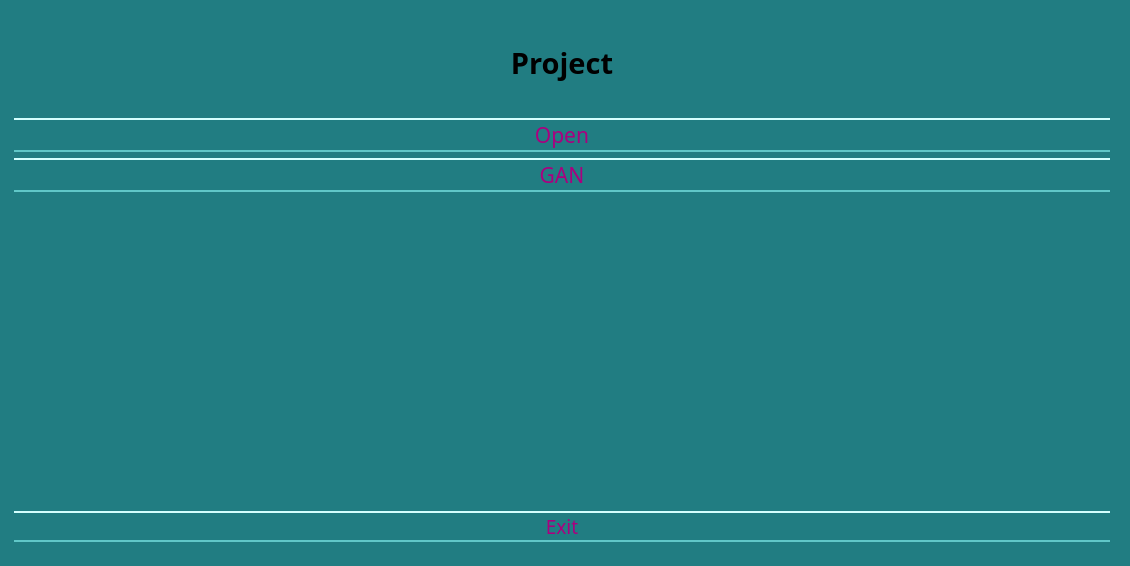
<?xml version="1.0" encoding="UTF-8"?>
<ui version="4.0">
 <class>MainWindow</class>
 <widget class="QMainWindow" name="MainWindow">
  <property name="geometry">
   <rect>
    <x>0</x>
    <y>0</y>
    <width>1130</width>
    <height>566</height>
   </rect>
  </property>
  <property name="palette">
   <palette>
    <active>
     <colorrole role="WindowText">
      <brush brushstyle="SolidPattern">
       <color alpha="255">
        <red>0</red>
        <green>0</green>
        <blue>0</blue>
       </color>
      </brush>
     </colorrole>
     <colorrole role="Button">
      <brush brushstyle="SolidPattern">
       <color alpha="255">
        <red>33</red>
        <green>125</green>
        <blue>130</blue>
       </color>
      </brush>
     </colorrole>
     <colorrole role="Light">
      <brush brushstyle="SolidPattern">
       <color alpha="255">
        <red>49</red>
        <green>188</green>
        <blue>195</blue>
       </color>
      </brush>
     </colorrole>
     <colorrole role="Midlight">
      <brush brushstyle="SolidPattern">
       <color alpha="255">
        <red>41</red>
        <green>156</green>
        <blue>162</blue>
       </color>
      </brush>
     </colorrole>
     <colorrole role="Dark">
      <brush brushstyle="SolidPattern">
       <color alpha="255">
        <red>16</red>
        <green>62</green>
        <blue>65</blue>
       </color>
      </brush>
     </colorrole>
     <colorrole role="Mid">
      <brush brushstyle="SolidPattern">
       <color alpha="255">
        <red>22</red>
        <green>83</green>
        <blue>87</blue>
       </color>
      </brush>
     </colorrole>
     <colorrole role="Text">
      <brush brushstyle="SolidPattern">
       <color alpha="255">
        <red>0</red>
        <green>0</green>
        <blue>0</blue>
       </color>
      </brush>
     </colorrole>
     <colorrole role="BrightText">
      <brush brushstyle="SolidPattern">
       <color alpha="255">
        <red>255</red>
        <green>255</green>
        <blue>255</blue>
       </color>
      </brush>
     </colorrole>
     <colorrole role="ButtonText">
      <brush brushstyle="SolidPattern">
       <color alpha="255">
        <red>0</red>
        <green>0</green>
        <blue>0</blue>
       </color>
      </brush>
     </colorrole>
     <colorrole role="Base">
      <brush brushstyle="SolidPattern">
       <color alpha="255">
        <red>255</red>
        <green>255</green>
        <blue>255</blue>
       </color>
      </brush>
     </colorrole>
     <colorrole role="Window">
      <brush brushstyle="SolidPattern">
       <color alpha="255">
        <red>33</red>
        <green>125</green>
        <blue>130</blue>
       </color>
      </brush>
     </colorrole>
     <colorrole role="Shadow">
      <brush brushstyle="SolidPattern">
       <color alpha="255">
        <red>0</red>
        <green>0</green>
        <blue>0</blue>
       </color>
      </brush>
     </colorrole>
     <colorrole role="AlternateBase">
      <brush brushstyle="SolidPattern">
       <color alpha="255">
        <red>144</red>
        <green>190</green>
        <blue>192</blue>
       </color>
      </brush>
     </colorrole>
     <colorrole role="ToolTipBase">
      <brush brushstyle="SolidPattern">
       <color alpha="255">
        <red>255</red>
        <green>255</green>
        <blue>220</blue>
       </color>
      </brush>
     </colorrole>
     <colorrole role="ToolTipText">
      <brush brushstyle="SolidPattern">
       <color alpha="255">
        <red>0</red>
        <green>0</green>
        <blue>0</blue>
       </color>
      </brush>
     </colorrole>
     <colorrole role="PlaceholderText">
      <brush brushstyle="SolidPattern">
       <color alpha="128">
        <red>0</red>
        <green>0</green>
        <blue>0</blue>
       </color>
      </brush>
     </colorrole>
    </active>
    <inactive>
     <colorrole role="WindowText">
      <brush brushstyle="SolidPattern">
       <color alpha="255">
        <red>0</red>
        <green>0</green>
        <blue>0</blue>
       </color>
      </brush>
     </colorrole>
     <colorrole role="Button">
      <brush brushstyle="SolidPattern">
       <color alpha="255">
        <red>33</red>
        <green>125</green>
        <blue>130</blue>
       </color>
      </brush>
     </colorrole>
     <colorrole role="Light">
      <brush brushstyle="SolidPattern">
       <color alpha="255">
        <red>49</red>
        <green>188</green>
        <blue>195</blue>
       </color>
      </brush>
     </colorrole>
     <colorrole role="Midlight">
      <brush brushstyle="SolidPattern">
       <color alpha="255">
        <red>41</red>
        <green>156</green>
        <blue>162</blue>
       </color>
      </brush>
     </colorrole>
     <colorrole role="Dark">
      <brush brushstyle="SolidPattern">
       <color alpha="255">
        <red>16</red>
        <green>62</green>
        <blue>65</blue>
       </color>
      </brush>
     </colorrole>
     <colorrole role="Mid">
      <brush brushstyle="SolidPattern">
       <color alpha="255">
        <red>22</red>
        <green>83</green>
        <blue>87</blue>
       </color>
      </brush>
     </colorrole>
     <colorrole role="Text">
      <brush brushstyle="SolidPattern">
       <color alpha="255">
        <red>0</red>
        <green>0</green>
        <blue>0</blue>
       </color>
      </brush>
     </colorrole>
     <colorrole role="BrightText">
      <brush brushstyle="SolidPattern">
       <color alpha="255">
        <red>255</red>
        <green>255</green>
        <blue>255</blue>
       </color>
      </brush>
     </colorrole>
     <colorrole role="ButtonText">
      <brush brushstyle="SolidPattern">
       <color alpha="255">
        <red>0</red>
        <green>0</green>
        <blue>0</blue>
       </color>
      </brush>
     </colorrole>
     <colorrole role="Base">
      <brush brushstyle="SolidPattern">
       <color alpha="255">
        <red>255</red>
        <green>255</green>
        <blue>255</blue>
       </color>
      </brush>
     </colorrole>
     <colorrole role="Window">
      <brush brushstyle="SolidPattern">
       <color alpha="255">
        <red>33</red>
        <green>125</green>
        <blue>130</blue>
       </color>
      </brush>
     </colorrole>
     <colorrole role="Shadow">
      <brush brushstyle="SolidPattern">
       <color alpha="255">
        <red>0</red>
        <green>0</green>
        <blue>0</blue>
       </color>
      </brush>
     </colorrole>
     <colorrole role="AlternateBase">
      <brush brushstyle="SolidPattern">
       <color alpha="255">
        <red>144</red>
        <green>190</green>
        <blue>192</blue>
       </color>
      </brush>
     </colorrole>
     <colorrole role="ToolTipBase">
      <brush brushstyle="SolidPattern">
       <color alpha="255">
        <red>255</red>
        <green>255</green>
        <blue>220</blue>
       </color>
      </brush>
     </colorrole>
     <colorrole role="ToolTipText">
      <brush brushstyle="SolidPattern">
       <color alpha="255">
        <red>0</red>
        <green>0</green>
        <blue>0</blue>
       </color>
      </brush>
     </colorrole>
     <colorrole role="PlaceholderText">
      <brush brushstyle="SolidPattern">
       <color alpha="128">
        <red>0</red>
        <green>0</green>
        <blue>0</blue>
       </color>
      </brush>
     </colorrole>
    </inactive>
    <disabled>
     <colorrole role="WindowText">
      <brush brushstyle="SolidPattern">
       <color alpha="255">
        <red>16</red>
        <green>62</green>
        <blue>65</blue>
       </color>
      </brush>
     </colorrole>
     <colorrole role="Button">
      <brush brushstyle="SolidPattern">
       <color alpha="255">
        <red>33</red>
        <green>125</green>
        <blue>130</blue>
       </color>
      </brush>
     </colorrole>
     <colorrole role="Light">
      <brush brushstyle="SolidPattern">
       <color alpha="255">
        <red>49</red>
        <green>188</green>
        <blue>195</blue>
       </color>
      </brush>
     </colorrole>
     <colorrole role="Midlight">
      <brush brushstyle="SolidPattern">
       <color alpha="255">
        <red>41</red>
        <green>156</green>
        <blue>162</blue>
       </color>
      </brush>
     </colorrole>
     <colorrole role="Dark">
      <brush brushstyle="SolidPattern">
       <color alpha="255">
        <red>16</red>
        <green>62</green>
        <blue>65</blue>
       </color>
      </brush>
     </colorrole>
     <colorrole role="Mid">
      <brush brushstyle="SolidPattern">
       <color alpha="255">
        <red>22</red>
        <green>83</green>
        <blue>87</blue>
       </color>
      </brush>
     </colorrole>
     <colorrole role="Text">
      <brush brushstyle="SolidPattern">
       <color alpha="255">
        <red>16</red>
        <green>62</green>
        <blue>65</blue>
       </color>
      </brush>
     </colorrole>
     <colorrole role="BrightText">
      <brush brushstyle="SolidPattern">
       <color alpha="255">
        <red>255</red>
        <green>255</green>
        <blue>255</blue>
       </color>
      </brush>
     </colorrole>
     <colorrole role="ButtonText">
      <brush brushstyle="SolidPattern">
       <color alpha="255">
        <red>16</red>
        <green>62</green>
        <blue>65</blue>
       </color>
      </brush>
     </colorrole>
     <colorrole role="Base">
      <brush brushstyle="SolidPattern">
       <color alpha="255">
        <red>33</red>
        <green>125</green>
        <blue>130</blue>
       </color>
      </brush>
     </colorrole>
     <colorrole role="Window">
      <brush brushstyle="SolidPattern">
       <color alpha="255">
        <red>33</red>
        <green>125</green>
        <blue>130</blue>
       </color>
      </brush>
     </colorrole>
     <colorrole role="Shadow">
      <brush brushstyle="SolidPattern">
       <color alpha="255">
        <red>0</red>
        <green>0</green>
        <blue>0</blue>
       </color>
      </brush>
     </colorrole>
     <colorrole role="AlternateBase">
      <brush brushstyle="SolidPattern">
       <color alpha="255">
        <red>33</red>
        <green>125</green>
        <blue>130</blue>
       </color>
      </brush>
     </colorrole>
     <colorrole role="ToolTipBase">
      <brush brushstyle="SolidPattern">
       <color alpha="255">
        <red>255</red>
        <green>255</green>
        <blue>220</blue>
       </color>
      </brush>
     </colorrole>
     <colorrole role="ToolTipText">
      <brush brushstyle="SolidPattern">
       <color alpha="255">
        <red>0</red>
        <green>0</green>
        <blue>0</blue>
       </color>
      </brush>
     </colorrole>
     <colorrole role="PlaceholderText">
      <brush brushstyle="SolidPattern">
       <color alpha="128">
        <red>0</red>
        <green>0</green>
        <blue>0</blue>
       </color>
      </brush>
     </colorrole>
    </disabled>
   </palette>
  </property>
  <property name="font">
   <font>
    <weight>50</weight>
    <bold>false</bold>
   </font>
  </property>
  <property name="windowTitle">
   <string>MainWindow</string>
  </property>
  <property name="tabShape">
   <enum>QTabWidget::Rounded</enum>
  </property>
  <widget class="QWidget" name="centralwidget">
   <layout class="QVBoxLayout" name="verticalLayout">
    <item>
     <layout class="QGridLayout" name="gridLayout">
      <property name="leftMargin">
       <number>5</number>
      </property>
      <property name="topMargin">
       <number>5</number>
      </property>
      <property name="rightMargin">
       <number>5</number>
      </property>
      <property name="bottomMargin">
       <number>5</number>
      </property>
      <item row="0" column="1" rowspan="7">
       <widget class="QLabel" name="img">
        <property name="toolTipDuration">
         <number>0</number>
        </property>
        <property name="frameShadow">
         <enum>QFrame::Plain</enum>
        </property>
        <property name="text">
         <string>&lt;html&gt;&lt;head/&gt;&lt;body&gt;&lt;p align=&quot;center&quot;&gt;&lt;img src=&quot;:/image/output1.png&quot;/&gt;&lt;/p&gt;&lt;/body&gt;&lt;/html&gt;</string>
        </property>
       </widget>
      </item>
      <item row="0" column="0">
       <widget class="QLabel" name="label_2">
        <property name="font">
         <font>
          <family>Segoe Print</family>
          <pointsize>20</pointsize>
          <weight>75</weight>
          <bold>true</bold>
         </font>
        </property>
        <property name="layoutDirection">
         <enum>Qt::LeftToRight</enum>
        </property>
        <property name="frameShape">
         <enum>QFrame::NoFrame</enum>
        </property>
        <property name="text">
         <string>&lt;html&gt;&lt;head/&gt;&lt;body&gt;&lt;p align=&quot;center&quot;&gt;&lt;span style=&quot; font-size:22pt; font-weight:600;&quot;&gt;Project&lt;/span&gt;&lt;/p&gt;&lt;/body&gt;&lt;/html&gt;</string>
        </property>
        <property name="textFormat">
         <enum>Qt::AutoText</enum>
        </property>
       </widget>
      </item>
      <item row="6" column="0">
       <widget class="QPushButton" name="btn_exit">
        <property name="font">
         <font>
          <family>Sitka Text</family>
          <pointsize>14</pointsize>
          <underline>false</underline>
          <strikeout>false</strikeout>
         </font>
        </property>
        <property name="cursor">
         <cursorShape>PointingHandCursor</cursorShape>
        </property>
        <property name="layoutDirection">
         <enum>Qt::LeftToRight</enum>
        </property>
        <property name="autoFillBackground">
         <bool>false</bool>
        </property>
        <property name="styleSheet">
         <string notr="true">color: rgb(170, 0, 127);
text-decoration: none;
padding: .5em 2em;
outline: none;
border-width: 2px 0;
border-style: solid none;
border-color: rgb(212, 255, 254) rgb(202, 255, 240) rgb(96, 199, 200);
border-radius: 25px;
background: linear-gradient(rgb(96, 199, 200), rgb(212, 255, 254)) rgb(96, 199, 200);
transition: 0.2s;</string>
        </property>
        <property name="text">
         <string>Exit</string>
        </property>
       </widget>
      </item>
      <item row="2" column="0">
       <widget class="QPushButton" name="btn_gan">
        <property name="font">
         <font>
          <family>Microsoft JhengHei</family>
          <pointsize>16</pointsize>
          <underline>false</underline>
          <strikeout>false</strikeout>
         </font>
        </property>
        <property name="cursor">
         <cursorShape>PointingHandCursor</cursorShape>
        </property>
        <property name="styleSheet">
         <string notr="true">color: rgb(170, 0, 127);
text-decoration: none;
padding: .5em 2em;
outline: none;
border-width: 2px 0;
border-style: solid none;
border-color: rgb(212, 255, 254) rgb(202, 255, 240) rgb(96, 199, 200);
border-radius: 25px;
background: linear-gradient(rgb(96, 199, 200), rgb(212, 255, 254)) rgb(96, 199, 200);
transition: 0.2s;</string>
        </property>
        <property name="text">
         <string>GAN</string>
        </property>
       </widget>
      </item>
      <item row="7" column="0">
       <spacer name="verticalSpacer">
        <property name="orientation">
         <enum>Qt::Vertical</enum>
        </property>
        <property name="sizeType">
         <enum>QSizePolicy::Fixed</enum>
        </property>
        <property name="sizeHint" stdset="0">
         <size>
          <width>4</width>
          <height>10</height>
         </size>
        </property>
       </spacer>
      </item>
      <item row="1" column="0">
       <widget class="QPushButton" name="btn_open">
        <property name="sizePolicy">
         <sizepolicy hsizetype="Minimum" vsizetype="Maximum">
          <horstretch>10</horstretch>
          <verstretch>10</verstretch>
         </sizepolicy>
        </property>
        <property name="font">
         <font>
          <family>Microsoft JhengHei</family>
          <pointsize>16</pointsize>
          <underline>false</underline>
          <strikeout>false</strikeout>
         </font>
        </property>
        <property name="cursor">
         <cursorShape>PointingHandCursor</cursorShape>
        </property>
        <property name="styleSheet">
         <string notr="true">color: rgb(170, 0, 127);
text-decoration: none;
padding: .5em 2em;
outline: none;
border-width: 2px 0;
border-style: solid none;
border-color: rgb(212, 255, 254) rgb(202, 255, 240) rgb(96, 199, 200);
border-radius: 25px;
background: linear-gradient(rgb(96, 199, 200), rgb(212, 255, 254)) rgb(96, 199, 200);
transition: 0.2s;</string>
        </property>
        <property name="text">
         <string>Open</string>
        </property>
       </widget>
      </item>
     </layout>
    </item>
   </layout>
  </widget>
 </widget>
 <resources>
  <include location="../resources/main.qrc"/>
 </resources>
 <connections/>
</ui>
